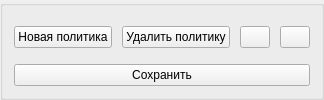
             <widget class="QGroupBox" name="groupBox_18">
              <property name="title">
               <string/>
              </property>
              <layout class="QGridLayout" name="gridLayout_21">
               <item row="0" column="0">
                <widget class="QFrame" name="frame">
                 <layout class="QHBoxLayout" name="horizontalLayout_14">
                  <property name="spacing">
                   <number>10</number>
                  </property>
                  <property name="leftMargin">
                   <number>0</number>
                  </property>
                  <property name="topMargin">
                   <number>0</number>
                  </property>
                  <property name="rightMargin">
                   <number>0</number>
                  </property>
                  <property name="bottomMargin">
                   <number>0</number>
                  </property>
                  <item>
                   <widget class="QPushButton" name="btn_user_policies_create">
                    <property name="text">
                     <string>Новая политика</string>
                    </property>
                   </widget>
                  </item>
                  <item>
                   <widget class="QPushButton" name="btn_user_policies_delete">
                    <property name="text">
                     <string>Удалить политику</string>
                    </property>
                   </widget>
                  </item>
                  <item>
                   <widget class="QPushButton" name="btn_change_view_user_policies">
                    <property name="maximumSize">
                     <size>
                      <width>30</width>
                      <height>16777215</height>
                     </size>
                    </property>
                    <property name="text">
                     <string/>
                    </property>
                    <property name="icon">
                     <iconset resource="resources.qrc">
                      <normaloff>:/res/icons/strings.png</normaloff>:/res/icons/strings.png</iconset>
                    </property>
                    <property name="checkable">
                     <bool>false</bool>
                    </property>
                   </widget>
                  </item>
                  <item>
                   <widget class="QPushButton" name="btn_show_user_policies">
                    <property name="maximumSize">
                     <size>
                      <width>30</width>
                      <height>16777215</height>
                     </size>
                    </property>
                    <property name="text">
                     <string/>
                    </property>
                    <property name="icon">
                     <iconset resource="resources.qrc">
                      <normaloff>:/res/icons/eye_on.png</normaloff>
                      <normalon>:/res/icons/eye_off.png</normalon>:/res/icons/eye_on.png</iconset>
                    </property>
                    <property name="checkable">
                     <bool>true</bool>
                    </property>
                   </widget>
                  </item>
                 </layout>
                </widget>
               </item>
               <item row="1" column="0">
                <widget class="QPushButton" name="btn_user_policies_save">
                 <property name="text">
                  <string>Сохранить</string>
                 </property>
                </widget>
               </item>
              </layout>
             </widget>
